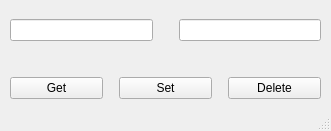
<?xml version="1.0" encoding="UTF-8"?>
<ui version="4.0">
 <class>QtWindow</class>
 <widget class="QMainWindow" name="QtWindow">
  <property name="geometry">
   <rect>
    <x>0</x>
    <y>0</y>
    <width>331</width>
    <height>131</height>
   </rect>
  </property>
  <property name="windowTitle">
   <string>KVPStorage</string>
  </property>
  <widget class="QWidget" name="centralwidget">
   <widget class="QWidget" name="layoutWidget">
    <property name="geometry">
     <rect>
      <x>10</x>
      <y>10</y>
      <width>311</width>
      <height>91</height>
     </rect>
    </property>
    <layout class="QVBoxLayout" name="generalLayout">
     <item>
      <layout class="QHBoxLayout" name="editLayout">
       <item>
        <widget class="QLineEdit" name="keyEdit"/>
       </item>
       <item>
        <spacer name="verticalSpacer">
         <property name="orientation">
          <enum>Qt::Vertical</enum>
         </property>
         <property name="sizeHint" stdset="0">
          <size>
           <width>20</width>
           <height>40</height>
          </size>
         </property>
        </spacer>
       </item>
       <item>
        <widget class="QLineEdit" name="valueEdit"/>
       </item>
      </layout>
     </item>
     <item>
      <spacer name="horizontalSpacer">
       <property name="orientation">
        <enum>Qt::Horizontal</enum>
       </property>
       <property name="sizeHint" stdset="0">
        <size>
         <width>40</width>
         <height>20</height>
        </size>
       </property>
      </spacer>
     </item>
     <item>
      <layout class="QHBoxLayout" name="buttonLayout">
       <item>
        <widget class="QPushButton" name="getButton">
         <property name="text">
          <string>Get</string>
         </property>
        </widget>
       </item>
       <item>
        <spacer name="verticalSpacer_2">
         <property name="orientation">
          <enum>Qt::Vertical</enum>
         </property>
         <property name="sizeHint" stdset="0">
          <size>
           <width>10</width>
           <height>10</height>
          </size>
         </property>
        </spacer>
       </item>
       <item>
        <widget class="QPushButton" name="setButton">
         <property name="text">
          <string>Set</string>
         </property>
        </widget>
       </item>
       <item>
        <spacer name="verticalSpacer_3">
         <property name="orientation">
          <enum>Qt::Vertical</enum>
         </property>
         <property name="sizeHint" stdset="0">
          <size>
           <width>10</width>
           <height>10</height>
          </size>
         </property>
        </spacer>
       </item>
       <item>
        <widget class="QPushButton" name="delButton">
         <property name="text">
          <string>Delete</string>
         </property>
        </widget>
       </item>
      </layout>
     </item>
    </layout>
   </widget>
  </widget>
  <widget class="QStatusBar" name="statusbar"/>
 </widget>
 <resources/>
 <connections/>
</ui>
